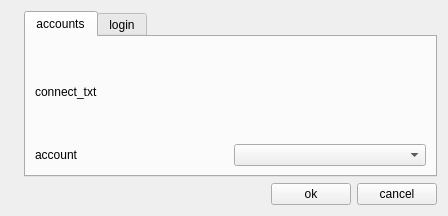
<ui version="4.0" >
 <class>Connect</class>
 <widget class="QWidget" name="Connect" >
  <property name="geometry" >
   <rect>
    <x>0</x>
    <y>0</y>
    <width>448</width>
    <height>216</height>
   </rect>
  </property>
  <property name="windowTitle" >
   <string>connect</string>
  </property>
  <layout class="QGridLayout" >
   <item row="0" column="0" >
    <layout class="QHBoxLayout" >
     <item>
      <widget class="QLabel" name="label_5" >
       <property name="text" >
        <string/>
       </property>
       <property name="pixmap" >
        <pixmap>../images/logo.png</pixmap>
       </property>
      </widget>
     </item>
     <item>
      <layout class="QVBoxLayout" >
       <item>
        <widget class="QTabWidget" name="connectBox" >
         <property name="currentIndex" >
          <number>0</number>
         </property>
         <widget class="QWidget" name="tab" >
          <attribute name="title" >
           <string>accounts</string>
          </attribute>
          <layout class="QGridLayout" >
           <item row="0" column="0" >
            <layout class="QVBoxLayout" >
             <item>
              <widget class="QLabel" name="label_2" >
               <property name="text" >
                <string>connect_txt</string>
               </property>
              </widget>
             </item>
             <item>
              <layout class="QHBoxLayout" >
               <item>
                <widget class="QLabel" name="label" >
                 <property name="text" >
                  <string>account</string>
                 </property>
                </widget>
               </item>
               <item>
                <widget class="QComboBox" name="accounts" />
               </item>
              </layout>
             </item>
            </layout>
           </item>
          </layout>
         </widget>
         <widget class="QWidget" name="tab_2" >
          <attribute name="title" >
           <string>login</string>
          </attribute>
          <layout class="QGridLayout" >
           <item row="0" column="0" >
            <layout class="QGridLayout" >
             <item row="0" column="0" >
              <widget class="QLabel" name="label_3" >
               <property name="text" >
                <string>username</string>
               </property>
              </widget>
             </item>
             <item row="0" column="1" >
              <widget class="QLineEdit" name="username" >
               <property name="maxLength" >
                <number>20</number>
               </property>
              </widget>
             </item>
             <item row="1" column="0" >
              <widget class="QLabel" name="label_4" >
               <property name="text" >
                <string>password</string>
               </property>
              </widget>
             </item>
             <item row="1" column="1" >
              <widget class="QLineEdit" name="password" >
               <property name="maxLength" >
                <number>20</number>
               </property>
              </widget>
             </item>
            </layout>
           </item>
          </layout>
         </widget>
        </widget>
       </item>
       <item>
        <layout class="QHBoxLayout" >
         <item>
          <spacer>
           <property name="orientation" >
            <enum>Qt::Horizontal</enum>
           </property>
           <property name="sizeHint" >
            <size>
             <width>40</width>
             <height>20</height>
            </size>
           </property>
          </spacer>
         </item>
         <item>
          <widget class="QPushButton" name="ok" >
           <property name="text" >
            <string>ok</string>
           </property>
          </widget>
         </item>
         <item>
          <widget class="QPushButton" name="cancel" >
           <property name="text" >
            <string>cancel</string>
           </property>
          </widget>
         </item>
        </layout>
       </item>
      </layout>
     </item>
    </layout>
   </item>
  </layout>
 </widget>
 <tabstops>
  <tabstop>ok</tabstop>
  <tabstop>cancel</tabstop>
 </tabstops>
 <resources/>
 <connections/>
</ui>
